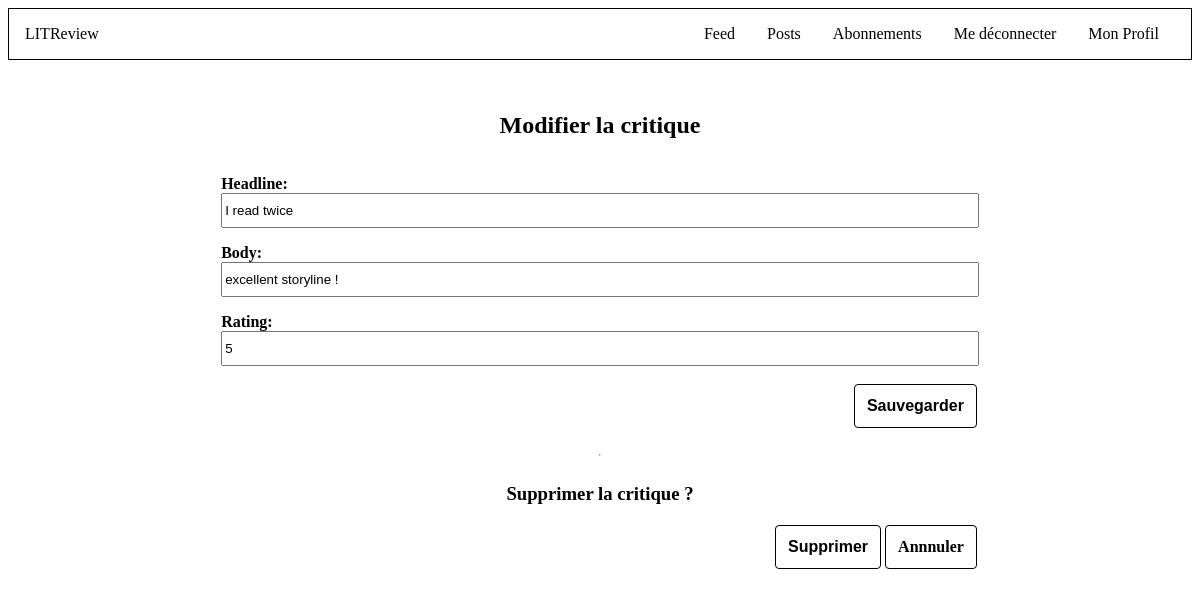
The page /edit-review/14/ (signed in) on the database its author committed.
### posts/models.py (models this page shows, shortened)
class Review(models.Model):
    ticket = models.ForeignKey(to=Ticket, related_name='reviews', on_delete=models.CASCADE)
    rating = models.PositiveSmallIntegerField(
        validators=[MinValueValidator(0), MaxValueValidator(5)])
    headline = models.CharField(max_length=128)
    body = models.CharField(max_length=8192, blank=True)
    user = models.ForeignKey(
        to=settings.AUTH_USER_MODEL, on_delete=models.CASCADE)
    time_created = models.DateTimeField(auto_now_add=True)

### posts/views.py (the view, shortened to what this page needs)
# urls.py: path('edit-review/<int:review_id>/', edit_review, name='edit_review'),
@login_required(login_url='login/')
def edit_review(request, review_id):
    review = get_object_or_404(Review, id=review_id)
    edit_form = forms.ReviewForm(instance=review)
    delete_form = forms.ReviewFormDelete()
    context = {
        'edit_form': edit_form,
        'delete_form': delete_form
    }
    return render(
        request,
        'posts/edit_review.html',
        context
    )

### posts/forms.py
class ReviewForm(forms.ModelForm):
    edit_review = forms.BooleanField(widget=forms.HiddenInput, initial=True)
    class Meta:
        model = models.Review
        fields = ['headline', 'body', 'rating']

class ReviewFormDelete(forms.Form):
    delete_review = forms.BooleanField(widget=forms.HiddenInput, initial=True)

### posts/templates/posts/edit_review.html (shortened to what this page needs)
{% extends 'base.html' %}
{% block content %}
<div class="form form__review">
    <h2>Modifier la critique</h2>
    <form method="post" style="width: 80%;">
        {{ edit_form.as_p }}
        <button class="btn" type="submit">Sauvegarder</button>
    </form>
    <hr>
    <h3>Supprimer la critique ?</h3>
    <form method="post" style="width: 80%;">
        <a class="btn" href="{% url 'posts:home' %}">Annnuler</a>
        <button class="btn" type="submit">Supprimer</button>
    </form>
</div>
{% endblock content %}

### static/css/styles.css (style rules this page uses)
html { background-size: 40%; background-repeat: repeat; }
a { color: #000; color: #000; text-decoration: none; transition: color 0.5s; }
p, span, ul { color: #000; }
.form { background-color: rgba(255, 255, 255, 0.5); display: flex; align-items: center; flex-direction: column; }
.form input, .form label, .subscription input { display: block; color: #000; width: 50%; }
.form input { width: 100%; height: 35px; }
.form label { font-weight: bold; }
.btn { display: block; color: #000; font-size: medium; padding: 12px; font-weight: bold; background-color: rgba(255, 255, 255, 0.5); border: solid 1px #000; border-radius: 4px; transition: all 0.3s; margin: 2px 2px 2px 2px; float: right; }

### rows shown on the page
Review: headline "I read twice", body "excellent storyline !", rating "5"
